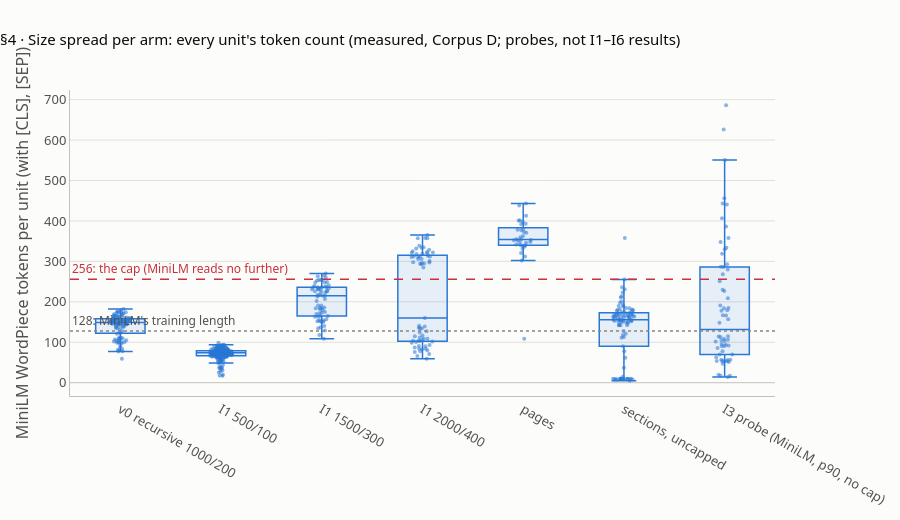

Notebook code for this chart:
### Markdown cell above
## 4 · Look at the spread, not the mean

**What this verifies** (lesson step 4, `#sizes`; facts K3, K4).

**The heading tree** (K3). You read every line of the PDF with its font size and bold flag. Every heading line is bold, and its size gives its level: 24 pt title **1**, 18 pt chapters **21** (Chapter 5 wraps onto 2 lines), 13.56 pt sections **68**, 12 pt bold sub-headings **192**: **282** headings. **192 of the 281** below the title (**68%**) are bold body-size text, so a size-only detector misses them. **11** heading names repeat (for example "paris agreement" on p.10 and p.23). All 282 are found in the text, and **75** sit glued inside an I3 regex sentence, because headings carry no full stop.

**The arms** (K4). You build seven sets of units on the same text:
- **v0** (the 07 recursive chunker, per page, 1,000/200 characters): 97 chunks;
- **I1 grid points** 500/100, 1500/300, 2000/400;
- **pages** (one unit per page) and **sections, uncapped** (cut at the title, chapter and section headings);
- the **I3 probe**: MiniLM embeds each sentence with its neighbours (buffer 1), a breakpoint goes where the distance to the next window is above its 90th percentile (**0.2768**), and there is no size cap: **62** chunks.

For each arm you count chunks, characters, MiniLM WordPiece tokens (with the two special tokens) and o200k tokens. MiniLM reads at most **256** tokens and was trained on 128. Truncation share = chunks over 256 / N: v0 **0**, 500/100 **0**, 1500/300 **6.2%**, 2000/400 **49.2%**, pages **97.0%**, sections **1.1%**, I3 probe **29.0%**. The I3 probe's largest chunk has **4,029** characters and **686** tokens; the smallest section has **30** characters.

**The chart** shows every unit's WordPiece token count per arm, with the 128 line (training length) and the 256 line (the cap: MiniLM never reads past it).

### Code cell
# ---------------------------------------------------------------- K3: the heading tree from size + bold
LEVEL = {24.0: "title", 18.0: "chapter", 13.56: "section", 12.0: "sub"}
heads, wrapped = [], []                               # (level, text, page_no)
for pno, pg in enumerate(doc, 1):
    for b in pg.get_text("dict")["blocks"]:
        prev = None
        for ln in b.get("lines", []):
            sp = [s for s in ln["spans"] if s["text"].strip()]
            if not sp or not all(s["flags"] & 16 for s in sp):    # 16 = bold
                prev = None
                continue
            size = round(sp[0]["size"], 2)
            txt = " ".join("".join(s["text"] for s in ln["spans"]).split())
            if prev is not None and prev[0] == LEVEL[size] and prev[2] == pno:   # a heading wrapped onto two lines
                heads[-1] = (prev[0], prev[1] + " " + txt, pno)
                wrapped.append(heads[-1])
            else:
                heads.append((LEVEL[size], txt, pno))
            prev = heads[-1]
cnt = {lv: sum(h[0] == lv for h in heads) for lv in ("title", "chapter", "section", "sub")}
names_ = {}
for lv, t, p in heads:
    names_.setdefault(t.lower(), []).append((lv, p))
REPEAT = {k: v for k, v in names_.items() if len(v) > 1}
hpos, cur = [], 0                                     # headings mapped to doc_text offsets, in reading order
for lv, t, p in heads:
    m = re.compile(r"\s+".join(map(re.escape, t.split()))).search(doc_text, max(cur, starts[p - 1]))
    if m:
        hpos.append((m.start(), lv, t, p))
        cur = m.end()
sent_starts = [a for a, b in sents]
glued = 0
for o, lv, t, p in hpos:
    j = bisect.bisect_right(sent_starts, o) - 1
    a, b = sents[j]
    if a <= o < b and doc_text[a:o].strip():
        glued += 1

check("§4 headings per level: title, chapter, section, sub (K3)", cnt, {"title": 1, "chapter": 21, "section": 68, "sub": 192})
check("§4 headings in total; bold at body size of those below the title; share (K3)",
      [len(heads), cnt["sub"], len(heads) - 1, round(100 * cnt["sub"] / (len(heads) - 1))], [282, 192, 281, 68])
check("§4 the one heading that wraps onto two lines (K3)", [len(wrapped), wrapped[0][0], wrapped[0][1].split(":")[0]],
      [1, "chapter", "Chapter 5"])
check("§4 heading names that repeat (K3)", len(REPEAT), 11)
check("§4 repeats: paris agreement, smart grids, international agreements (level, page) (K3)",
      [REPEAT["paris agreement"], REPEAT["smart grids"], REPEAT["international agreements"]],
      [[["sub", 10], ["sub", 23]], [["sub", 8], ["sub", 22]], [["sub", 6], ["section", 23]]])
check("§4 headings located in the text; glued inside an I3 regex sentence (K3)", [len(hpos), glued], [282, 75])
for k in sorted(REPEAT):
    print(f"   repeated: {k:32s} {REPEAT[k]}")


# ---------------------------------------------------------------- K4: the arms
def per_page_chunks(size, overlap):
    out = []
    for pi, pg in enumerate(pages):
        for a, b in recursive_spans(pg, size, overlap):
            if pg[a:b].strip():
                out.append((starts[pi] + a, starts[pi] + b))
    return out


def section_units(levels=("title", "chapter", "section")):
    cuts = sorted({0} | {o for o, lv, t, p in hpos if lv in levels})
    return [(a, b) for a, b in zip(cuts, cuts[1:] + [len(doc_text)]) if doc_text[a:b].strip()]


ARMS = {
    "v0": per_page_chunks(1000, 200),
    "500/100": per_page_chunks(500, 100),
    "1500/300": per_page_chunks(1500, 300),
    "2000/400": per_page_chunks(2000, 400),
    "page": [(starts[i], starts[i] + len(p)) for i, p in enumerate(pages)],
    "sections": section_units(),
}
LABEL = {"v0": "v0 recursive 1000/200", "500/100": "I1 500/100", "1500/300": "I1 1500/300", "2000/400": "I1 2000/400",
         "page": "pages", "sections": "sections, uncapped", "I3 probe": "I3 probe (MiniLM, p90, no cap)"}

if MINILM_OK:   # the I3 probe: MiniLM sentence windows (buffer 1), threshold = p90 of consecutive distances, no size cap
    win = [" ".join(doc_text[a:b] for a, b in sents[max(0, i - 1): i + 2]) for i in range(len(sents))]
    E = MODEL.encode(win, normalize_embeddings=True, batch_size=64)
    dists = 1 - np.sum(E[:-1] * E[1:], axis=1)
    THR = float(np.percentile(dists, 90))
    brk = [i for i, d in enumerate(dists) if d > THR]
    groups, s0 = [], 0
    for i in brk:
        groups.append((sents[s0][0], sents[i][1]))
        s0 = i + 1
    groups.append((sents[s0][0], sents[-1][1]))
    ARMS["I3 probe"] = groups
    check("§4 I3 probe: windows embedded, distances, p90 threshold, breakpoints, chunks (K4)",
          [len(win), len(dists), round(THR, 4), len(brk), len(groups)], [612, 611, 0.2768, 61, 62], tol=T4)
else:
    skip("§4 I3 probe", "MiniLM is needed to embed the sentence windows")

SIZE = {}
for name, spans in ARMS.items():
    texts = [doc_text[a:b] for a, b in spans]
    s = {"n": len(spans), "chars": [len(t) for t in texts], "o200k": [n_tok(t) for t in texts],
         "cl_mean": round(sum(n_tok(t, "cl100k_base") for t in texts) / len(texts), 1),
         "ratio": round(sum(len(t) for t in texts) / len(doc_text), 3),
         "cross": sum(1 for a, b in spans if bisect.bisect_right(starts, a) != bisect.bisect_right(starts, max(a, b - 1))),
         "bytes": [128 + len(spans) * 384 * 4, 128 + len(spans) * 1536 * 4]}
    if WP_OK:
        s["wp"] = [n_wp(t) for t in texts]
        s["over"] = [sum(x > 128 for x in s["wp"]), sum(x > 256 for x in s["wp"]), sum(x > 512 for x in s["wp"])]
        s["share256"] = round(100 * s["over"][1] / len(spans), 1)
        s["past"] = sum(len(t) - WP.encode(t, add_special_tokens=False).offsets[253][1] for t, x in zip(texts, s["wp"]) if x > 256)
    SIZE[name] = s

EXP4 = {   # N; chars min/median/p95/max/mean; WordPiece min/median/p95/max/mean; over 128/256/512; % over 256; chars past;
           # o200k mean; cl100k mean; stored/doc chars; page crossings; bytes 384-d / 1,536-d      (K4, out_icmp_kit_measure.txt)
    "v0": (97, [393, 935, 996, 1000, 857.9], [59, 149, 174, 182, 140.1], [70, 0, 0], 0.0, 0, 151.7, 153.9, 1.146, 0, [149120, 596096]),
    "500/100": (201, [94, 449, 496, 500, 431.1], [17, 74, 90, 99, 71.4], [0, 0, 0], 0.0, 0, 76.0, 77.2, 1.194, 0, [308864, 1235072]),
    "1500/300": (65, [636, 1303, 1487, 1500, 1242.3], [109, 215, 260, 270, 202.3], [63, 4, 0], 6.2, 184, 219.8, 222.9, 1.112, 0, [99968, 399488]),
    "2000/400": (65, [393, 953, 1997, 2000, 1290.5], [59, 160, 357, 365, 209.5], [38, 32, 0], 49.2, 12333, 228.3, 231.6, 1.155, 0, [99968, 399488]),
    "page": (33, [636, 2225, 2468, 2494, 2198.8], [109, 354, 438, 443, 356.4], [32, 32, 0], 97.0, 21439, 389.1, 394.7, 1.000, 0, [50816, 202880]),
    "sections": (90, [30, 992, 1328, 1898, 806.6], [5, 156, 223, 358, 131.9], [62, 1, 0], 1.1, 565, 142.7, 144.7, 1.000, 28, [138368, 553088]),
    "I3 probe": (62, [78, 812.5, 2905, 4029, 1169.6], [14, 131.5, 456, 686, 190.6], [31, 18, 3], 29.0, 15246, 207.0, 210.1, 0.999, 28, [95360, 381056]),
}
for name, (n, ch, wp, over, share, past, o_mean, cl_mean, ratio, cross, byts) in EXP4.items():
    if name not in SIZE:
        skip(f"§4 {LABEL[name]}", "MiniLM did not load")
        continue
    s = SIZE[name]
    check(f"§4 {LABEL[name]}: N; characters min / median / p95 / max / mean (K4)", [s["n"], dist(s["chars"])], [n, ch])
    check(f"§4 {LABEL[name]}: o200k mean, cl100k mean, stored / document characters, units crossing a page (K4)",
          [round(sum(s["o200k"]) / s["n"], 1), s["cl_mean"], s["ratio"], s["cross"]], [o_mean, cl_mean, ratio, cross])
    check(f"§4 {LABEL[name]}: index bytes at 384-d and 1,536-d = 128 + N x d x 4 (K4, formula)", s["bytes"], byts)
    if WP_OK:
        check(f"§4 {LABEL[name]}: WordPiece min / median / p95 / max / mean (K4)", dist(s["wp"]), wp)
        check(f"§4 {LABEL[name]}: over 128 / 256 / 512; % over 256; characters past the cap (K4)",
              [s["over"], s["share256"], s["past"]], [over, share, past])
    else:
        skip(f"§4 {LABEL[name]}: WordPiece checks", "MiniLM's tokenizer is not cached")
if WP_OK and "I3 probe" in SIZE:
    check("§4 truncation shares at 256, in arm order (K4)", [SIZE[a]["share256"] for a in EXP4],
          [0.0, 0.0, 6.2, 49.2, 97.0, 1.1, 29.0])

    # chart: WordPiece tokens per unit, per arm, with the 128 and 256 lines
    fig = go.Figure()
    for name in EXP4:
        s = SIZE[name]
        fig.add_box(y=s["wp"], name=LABEL[name], boxpoints="all", jitter=0.45, pointpos=0, line=dict(color=BLUE, width=1.5),
                    fillcolor="rgba(42,120,214,0.10)", marker=dict(size=4, color=BLUE, opacity=0.55),
                    hovertemplate=f"{LABEL[name]}<br>%{{y}} WordPiece tokens<extra></extra>")
    fig.add_hline(y=128, line=dict(color=MUTED, dash="dot", width=1.5), annotation_text="128: MiniLM's training length",
                  annotation_position="top left", annotation_font=dict(color=INK2, size=12))
    fig.add_hline(y=256, line=dict(color=RED, dash="dash", width=1.5), annotation_text="256: the cap (MiniLM reads no further)",
                  annotation_position="top left", annotation_font=dict(color=RED, size=12))
    fig.update_layout(height=520, showlegend=False, yaxis=dict(title="MiniLM WordPiece tokens per unit (with [CLS], [SEP])"),
                      title="§4 · Size spread per arm: every unit's token count (measured, Corpus D; probes, not I1–I6 results)")
    fig.show()

### Figure 1 — Plotly figure (JSON) as saved in the notebook; plotly's stock layout.template omitted (floating-point values rounded to 4 significant figures; data arrays with more than 128 entries replaced by an {"elided": "..."} marker saying what was removed)
{"data": [{"boxpoints": "all", "fillcolor": "rgba(42,120,214,0.10)", "hovertemplate": "v0 recursive 1000/200<br>%{y} WordPiece tokens<extra></extra>", "jitter": 0.45, "line": {"color": "#2a78d6", "width": 1.5}, "marker": {"color": "#2a78d6", "opacity": 0.55, "size": 4}, "name": "v0 recursive 1000/200", "pointpos": 0, "y": [174, 172, 160, 174, 167, 170, 167, 182, 123, 158, 174, 124, 162, 157, 105, 153, 154, 136, 141, 164, 99, 168, 153, 112, 165, 158, 133, 174, 147, 81, 153, 147, 100, 160, 148, 100, 150, 153, 104, 154, 153, 90, 163, 153, 84, 152, 145, 77, 146, 144, 107, 143, 149, 59, 158, 161, 154, 147, 162, 101, 159, 142, 105, 144, 157, 111, 177, 171, 121, 179, 165, 97, 137, 152, 99, 151, 145, 127, 156, 139, 78, 144, 145, 102, 140, 149, 109, 153, 152, 110, 151, 156, 83, 151, 161, 135, 109], "type": "box"}, {"boxpoints": "all", "fillcolor": "rgba(42,120,214,0.10)", "hovertemplate": "I1 500/100<br>%{y} WordPiece tokens<extra></extra>", "jitter": 0.45, "line": {"color": "#2a78d6", "width": 1.5}, "marker": {"color": "#2a78d6", "opacity": 0.55, "size": 4}, "name": "I1 500/100", "pointpos": 0, "y": {"elided": "201 int values"}, "type": "box"}, {"boxpoints": "all", "fillcolor": "rgba(42,120,214,0.10)", "hovertemplate": "I1 1500/300<br>%{y} WordPiece tokens<extra></extra>", "jitter": 0.45, "line": {"color": "#2a78d6", "width": 1.5}, "marker": {"color": "#2a78d6", "opacity": 0.55, "size": 4}, "name": "I1 1500/300", "pointpos": 0, "y": [260, 232, 270, 213, 263, 182, 253, 186, 254, 173, 229, 184, 231, 164, 249, 165, 236, 191, 248, 137, 239, 140, 236, 150, 241, 155, 236, 163, 254, 151, 226, 135, 231, 152, 215, 118, 248, 207, 223, 184, 236, 157, 217, 172, 266, 170, 254, 185, 223, 152, 217, 191, 226, 129, 233, 165, 215, 179, 234, 175, 227, 154, 238, 202, 109], "type": "box"}, {"boxpoints": "all", "fillcolor": "rgba(42,120,214,0.10)", "hovertemplate": "I1 2000/400<br>%{y} WordPiece tokens<extra></extra>", "jitter": 0.45, "line": {"color": "#2a78d6", "width": 1.5}, "marker": {"color": "#2a78d6", "opacity": 0.55, "size": 4}, "name": "I1 2000/400", "pointpos": 0, "y": [357, 160, 365, 141, 357, 104, 339, 103, 335, 91, 313, 136, 320, 80, 322, 115, 329, 117, 325, 66, 318, 71, 312, 87, 306, 109, 319, 90, 321, 93, 295, 84, 314, 76, 293, 59, 332, 139, 306, 101, 297, 105, 313, 99, 358, 104, 334, 124, 311, 84, 301, 127, 294, 78, 311, 102, 285, 134, 298, 112, 296, 83, 323, 135, 109], "type": "box"}, {"boxpoints": "all", "fillcolor": "rgba(42,120,214,0.10)", "hovertemplate": "pages<br>%{y} WordPiece tokens<extra></extra>", "jitter": 0.45, "line": {"color": "#2a78d6", "width": 1.5}, "marker": {"color": "#2a78d6", "opacity": 0.55, "size": 4}, "name": "pages", "pointpos": 0, "y": [443, 438, 401, 392, 373, 380, 342, 377, 378, 340, 337, 348, 355, 352, 360, 321, 340, 302, 413, 353, 352, 346, 401, 393, 338, 371, 312, 347, 363, 354, 331, 398, 109], "type": "box"}, {"boxpoints": "all", "fillcolor": "rgba(42,120,214,0.10)", "hovertemplate": "sections, uncapped<br>%{y} WordPiece tokens<extra></extra>", "jitter": 0.45, "line": {"color": "#2a78d6", "width": 1.5}, "marker": {"color": "#2a78d6", "opacity": 0.55, "size": 4}, "name": "sections, uncapped", "pointpos": 0, "y": [5, 78, 118, 90, 9, 358, 182, 211, 37, 158, 190, 198, 156, 62, 177, 168, 149, 189, 236, 15, 170, 156, 113, 180, 151, 10, 128, 142, 170, 10, 121, 151, 9, 165, 160, 214, 9, 167, 156, 155, 10, 255, 161, 111, 8, 150, 164, 151, 8, 152, 143, 231, 10, 185, 167, 178, 10, 164, 161, 147, 9, 192, 184, 163, 9, 201, 181, 166, 154, 10, 154, 153, 175, 161, 8, 142, 142, 162, 9, 173, 179, 169, 9, 175, 169, 164, 10, 172, 167, 223], "type": "box"}, {"boxpoints": "all", "fillcolor": "rgba(42,120,214,0.10)", "hovertemplate": "I3 probe (MiniLM, p90, no cap)<br>%{y} WordPiece tokens<extra></extra>", "jitter": 0.45, "line": {"color": "#2a78d6", "width": 1.5}, "marker": {"color": "#2a78d6", "opacity": 0.55, "size": 4}, "name": "I3 probe (MiniLM, p90, no cap)", "pointpos": 0, "y": [551, 114, 407, 686, 103, 51, 92, 166, 148, 14, 209, 57, 70, 78, 286, 54, 96, 17, 230, 53, 53, 280, 443, 63, 105, 20, 178, 179, 334, 330, 358, 102, 47, 319, 293, 157, 17, 251, 386, 86, 94, 113, 109, 91, 90, 185, 57, 115, 56, 268, 54, 70, 626, 441, 191, 106, 227, 184, 348, 167, 456, 287], "type": "box"}], "layout": {"shapes": [{"line": {"color": "#898781", "dash": "dot", "width": 1.5}, "type": "line", "x0": 0, "x1": 1, "xref": "x domain", "y0": 128, "y1": 128, "yref": "y"}, {"line": {"color": "#c8323c", "dash": "dash", "width": 1.5}, "type": "line", "x0": 0, "x1": 1, "xref": "x domain", "y0": 256, "y1": 256, "yref": "y"}], "annotations": [{"font": {"color": "#52514e", "size": 12}, "showarrow": false, "text": "128: MiniLM's training length", "x": 0, "xanchor": "left", "xref": "x domain", "y": 128, "yanchor": "bottom", "yref": "y"}, {"font": {"color": "#c8323c", "size": 12}, "showarrow": false, "text": "256: the cap (MiniLM reads no further)", "x": 0, "xanchor": "left", "xref": "x domain", "y": 256, "yanchor": "bottom", "yref": "y"}], "height": 520, "showlegend": false, "yaxis": {"title": {"text": "MiniLM WordPiece tokens per unit (with [CLS], [SEP])"}}, "title": {"text": "§4 · Size spread per arm: every unit's token count (measured, Corpus D; probes, not I1–I6 results)"}}}
